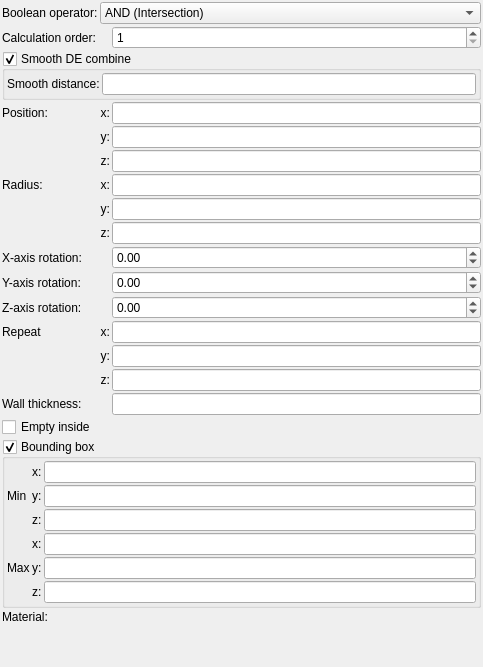
<?xml version="1.0" encoding="UTF-8"?>
<ui version="4.0">
 <class>Form</class>
 <widget class="QWidget" name="Form">
  <property name="geometry">
   <rect>
    <x>0</x>
    <y>0</y>
    <width>483</width>
    <height>667</height>
   </rect>
  </property>
  <property name="windowTitle">
   <string>Form</string>
  </property>
  <layout class="QVBoxLayout" name="verticalLayout">
   <property name="spacing">
    <number>2</number>
   </property>
   <property name="leftMargin">
    <number>2</number>
   </property>
   <property name="topMargin">
    <number>2</number>
   </property>
   <property name="rightMargin">
    <number>2</number>
   </property>
   <property name="bottomMargin">
    <number>2</number>
   </property>
   <item>
    <layout class="QGridLayout" name="gridLayout">
     <property name="spacing">
      <number>2</number>
     </property>
     <item row="14" column="2">
      <widget class="MyLineEdit" name="vect3_repeat_z">
       <property name="sizePolicy">
        <sizepolicy hsizetype="Expanding" vsizetype="Maximum">
         <horstretch>0</horstretch>
         <verstretch>0</verstretch>
        </sizepolicy>
       </property>
      </widget>
     </item>
     <item row="2" column="0" colspan="3">
      <widget class="MyGroupBox" name="groupCheck_smooth_de_combine_enable">
       <property name="title">
        <string>Smooth DE combine</string>
       </property>
       <property name="checkable">
        <bool>true</bool>
       </property>
       <layout class="QGridLayout" name="gridLayout_4">
        <property name="leftMargin">
         <number>2</number>
        </property>
        <property name="topMargin">
         <number>2</number>
        </property>
        <property name="rightMargin">
         <number>2</number>
        </property>
        <property name="bottomMargin">
         <number>2</number>
        </property>
        <property name="spacing">
         <number>2</number>
        </property>
        <item row="0" column="0">
         <widget class="QLabel" name="label_306">
          <property name="text">
           <string>Smooth distance:</string>
          </property>
          <property name="wordWrap">
           <bool>true</bool>
          </property>
         </widget>
        </item>
        <item row="0" column="1">
         <widget class="MyLineEdit" name="logedit_smooth_de_combine_distance">
          <property name="sizePolicy">
           <sizepolicy hsizetype="Expanding" vsizetype="Maximum">
            <horstretch>0</horstretch>
            <verstretch>0</verstretch>
           </sizepolicy>
          </property>
         </widget>
        </item>
       </layout>
      </widget>
     </item>
     <item row="3" column="2">
      <widget class="MyLineEdit" name="vect3_position_x">
       <property name="sizePolicy">
        <sizepolicy hsizetype="Expanding" vsizetype="Maximum">
         <horstretch>0</horstretch>
         <verstretch>0</verstretch>
        </sizepolicy>
       </property>
      </widget>
     </item>
     <item row="4" column="1">
      <widget class="QLabel" name="label_12">
       <property name="text">
        <string>y:</string>
       </property>
       <property name="alignment">
        <set>Qt::AlignRight|Qt::AlignTrailing|Qt::AlignVCenter</set>
       </property>
      </widget>
     </item>
     <item row="0" column="0">
      <widget class="QLabel" name="label_21">
       <property name="text">
        <string>Boolean operator:</string>
       </property>
       <property name="wordWrap">
        <bool>true</bool>
       </property>
      </widget>
     </item>
     <item row="1" column="2">
      <widget class="MySpinBox" name="spinboxInt_calculation_order">
       <property name="sizePolicy">
        <sizepolicy hsizetype="Minimum" vsizetype="Maximum">
         <horstretch>0</horstretch>
         <verstretch>0</verstretch>
        </sizepolicy>
       </property>
       <property name="toolTip">
        <string>&lt;html&gt;&lt;head/&gt;&lt;body&gt;&lt;p&gt;Order of calculation boolean operators. Object with lower number will be calculated first.&lt;/p&gt;&lt;/body&gt;&lt;/html&gt;</string>
       </property>
       <property name="minimum">
        <number>1</number>
       </property>
       <property name="maximum">
        <number>9999</number>
       </property>
      </widget>
     </item>
     <item row="14" column="1">
      <widget class="QLabel" name="label_repeat_z_2">
       <property name="text">
        <string>z:</string>
       </property>
       <property name="alignment">
        <set>Qt::AlignRight|Qt::AlignTrailing|Qt::AlignVCenter</set>
       </property>
      </widget>
     </item>
     <item row="3" column="1">
      <widget class="QLabel" name="label_11">
       <property name="text">
        <string>x:</string>
       </property>
       <property name="alignment">
        <set>Qt::AlignRight|Qt::AlignTrailing|Qt::AlignVCenter</set>
       </property>
      </widget>
     </item>
     <item row="13" column="1">
      <widget class="QLabel" name="label_repeat_y_2">
       <property name="text">
        <string>y:</string>
       </property>
       <property name="alignment">
        <set>Qt::AlignRight|Qt::AlignTrailing|Qt::AlignVCenter</set>
       </property>
      </widget>
     </item>
     <item row="15" column="2">
      <widget class="MyLineEdit" name="logedit_wall_thickness">
       <property name="sizePolicy">
        <sizepolicy hsizetype="Expanding" vsizetype="Maximum">
         <horstretch>0</horstretch>
         <verstretch>0</verstretch>
        </sizepolicy>
       </property>
      </widget>
     </item>
     <item row="19" column="0">
      <widget class="QLabel" name="label_20">
       <property name="text">
        <string>Material:</string>
       </property>
      </widget>
     </item>
     <item row="5" column="2">
      <widget class="MyLineEdit" name="vect3_position_z">
       <property name="sizePolicy">
        <sizepolicy hsizetype="Expanding" vsizetype="Maximum">
         <horstretch>0</horstretch>
         <verstretch>0</verstretch>
        </sizepolicy>
       </property>
      </widget>
     </item>
     <item row="6" column="0">
      <widget class="QLabel" name="label_7">
       <property name="text">
        <string>Radius:</string>
       </property>
      </widget>
     </item>
     <item row="11" column="2">
      <widget class="MyDoubleSpinBox" name="spinboxd3_rotation_z">
       <property name="sizePolicy">
        <sizepolicy hsizetype="Minimum" vsizetype="Maximum">
         <horstretch>0</horstretch>
         <verstretch>0</verstretch>
        </sizepolicy>
       </property>
       <property name="prefix">
        <string/>
       </property>
       <property name="suffix">
        <string/>
       </property>
       <property name="decimals">
        <number>2</number>
       </property>
       <property name="minimum">
        <double>-36000.000000000000000</double>
       </property>
       <property name="maximum">
        <double>36000.000000000000000</double>
       </property>
       <property name="singleStep">
        <double>0.100000000000000</double>
       </property>
      </widget>
     </item>
     <item row="19" column="1" colspan="2">
      <widget class="cMaterialSelector" name="materialselector_material_id" native="true">
       <property name="sizePolicy">
        <sizepolicy hsizetype="Preferred" vsizetype="Minimum">
         <horstretch>0</horstretch>
         <verstretch>0</verstretch>
        </sizepolicy>
       </property>
      </widget>
     </item>
     <item row="10" column="0">
      <widget class="QLabel" name="label_y_rotation">
       <property name="text">
        <string>Y-axis rotation:</string>
       </property>
      </widget>
     </item>
     <item row="7" column="1">
      <widget class="QLabel" name="label_15">
       <property name="text">
        <string>y:</string>
       </property>
       <property name="alignment">
        <set>Qt::AlignRight|Qt::AlignTrailing|Qt::AlignVCenter</set>
       </property>
      </widget>
     </item>
     <item row="17" column="0" colspan="3">
      <widget class="MyGroupBox" name="groupCheck_limits_enable">
       <property name="title">
        <string>Bounding box</string>
       </property>
       <property name="checkable">
        <bool>true</bool>
       </property>
       <layout class="QGridLayout" name="gridLayout_5">
        <property name="leftMargin">
         <number>2</number>
        </property>
        <property name="topMargin">
         <number>2</number>
        </property>
        <property name="rightMargin">
         <number>2</number>
        </property>
        <property name="bottomMargin">
         <number>2</number>
        </property>
        <property name="spacing">
         <number>2</number>
        </property>
        <item row="1" column="3">
         <widget class="MyLineEdit" name="vect3_limits_min_y">
          <property name="sizePolicy">
           <sizepolicy hsizetype="Expanding" vsizetype="Maximum">
            <horstretch>0</horstretch>
            <verstretch>0</verstretch>
           </sizepolicy>
          </property>
         </widget>
        </item>
        <item row="0" column="2">
         <widget class="QLabel" name="label_308">
          <property name="text">
           <string>x:</string>
          </property>
          <property name="wordWrap">
           <bool>true</bool>
          </property>
         </widget>
        </item>
        <item row="1" column="2">
         <widget class="QLabel" name="label_309">
          <property name="text">
           <string>y:</string>
          </property>
          <property name="wordWrap">
           <bool>true</bool>
          </property>
         </widget>
        </item>
        <item row="3" column="3">
         <widget class="MyLineEdit" name="vect3_limits_max_x">
          <property name="sizePolicy">
           <sizepolicy hsizetype="Expanding" vsizetype="Maximum">
            <horstretch>0</horstretch>
            <verstretch>0</verstretch>
           </sizepolicy>
          </property>
         </widget>
        </item>
        <item row="4" column="3">
         <widget class="MyLineEdit" name="vect3_limits_max_y">
          <property name="sizePolicy">
           <sizepolicy hsizetype="Expanding" vsizetype="Maximum">
            <horstretch>0</horstretch>
            <verstretch>0</verstretch>
           </sizepolicy>
          </property>
         </widget>
        </item>
        <item row="0" column="3">
         <widget class="MyLineEdit" name="vect3_limits_min_x">
          <property name="sizePolicy">
           <sizepolicy hsizetype="Expanding" vsizetype="Maximum">
            <horstretch>0</horstretch>
            <verstretch>0</verstretch>
           </sizepolicy>
          </property>
         </widget>
        </item>
        <item row="1" column="1">
         <widget class="QLabel" name="label_307">
          <property name="text">
           <string>Min</string>
          </property>
          <property name="wordWrap">
           <bool>true</bool>
          </property>
         </widget>
        </item>
        <item row="2" column="3">
         <widget class="MyLineEdit" name="vect3_limits_min_z">
          <property name="sizePolicy">
           <sizepolicy hsizetype="Expanding" vsizetype="Maximum">
            <horstretch>0</horstretch>
            <verstretch>0</verstretch>
           </sizepolicy>
          </property>
         </widget>
        </item>
        <item row="2" column="2">
         <widget class="QLabel" name="label_310">
          <property name="text">
           <string>z:</string>
          </property>
          <property name="wordWrap">
           <bool>true</bool>
          </property>
         </widget>
        </item>
        <item row="5" column="3">
         <widget class="MyLineEdit" name="vect3_limits_max_z">
          <property name="sizePolicy">
           <sizepolicy hsizetype="Expanding" vsizetype="Maximum">
            <horstretch>0</horstretch>
            <verstretch>0</verstretch>
           </sizepolicy>
          </property>
         </widget>
        </item>
        <item row="4" column="1">
         <widget class="QLabel" name="label_311">
          <property name="text">
           <string>Max</string>
          </property>
          <property name="wordWrap">
           <bool>true</bool>
          </property>
         </widget>
        </item>
        <item row="3" column="2">
         <widget class="QLabel" name="label_312">
          <property name="text">
           <string>x:</string>
          </property>
          <property name="wordWrap">
           <bool>true</bool>
          </property>
         </widget>
        </item>
        <item row="4" column="2">
         <widget class="QLabel" name="label_313">
          <property name="text">
           <string>y:</string>
          </property>
          <property name="wordWrap">
           <bool>true</bool>
          </property>
         </widget>
        </item>
        <item row="5" column="2">
         <widget class="QLabel" name="label_314">
          <property name="text">
           <string>z:</string>
          </property>
          <property name="wordWrap">
           <bool>true</bool>
          </property>
         </widget>
        </item>
       </layout>
      </widget>
     </item>
     <item row="11" column="0">
      <widget class="QLabel" name="label_z_rotation">
       <property name="text">
        <string>Z-axis rotation:</string>
       </property>
      </widget>
     </item>
     <item row="9" column="2">
      <widget class="MyDoubleSpinBox" name="spinboxd3_rotation_x">
       <property name="sizePolicy">
        <sizepolicy hsizetype="Minimum" vsizetype="Maximum">
         <horstretch>0</horstretch>
         <verstretch>0</verstretch>
        </sizepolicy>
       </property>
       <property name="prefix">
        <string/>
       </property>
       <property name="suffix">
        <string/>
       </property>
       <property name="decimals">
        <number>2</number>
       </property>
       <property name="minimum">
        <double>-36000.000000000000000</double>
       </property>
       <property name="maximum">
        <double>36000.000000000000000</double>
       </property>
       <property name="singleStep">
        <double>0.100000000000000</double>
       </property>
      </widget>
     </item>
     <item row="10" column="2">
      <widget class="MyDoubleSpinBox" name="spinboxd3_rotation_y">
       <property name="sizePolicy">
        <sizepolicy hsizetype="Minimum" vsizetype="Maximum">
         <horstretch>0</horstretch>
         <verstretch>0</verstretch>
        </sizepolicy>
       </property>
       <property name="prefix">
        <string/>
       </property>
       <property name="suffix">
        <string/>
       </property>
       <property name="decimals">
        <number>2</number>
       </property>
       <property name="minimum">
        <double>-36000.000000000000000</double>
       </property>
       <property name="maximum">
        <double>36000.000000000000000</double>
       </property>
       <property name="singleStep">
        <double>0.100000000000000</double>
       </property>
      </widget>
     </item>
     <item row="12" column="1">
      <widget class="QLabel" name="label_repeat_x_2">
       <property name="text">
        <string>x:</string>
       </property>
       <property name="alignment">
        <set>Qt::AlignRight|Qt::AlignTrailing|Qt::AlignVCenter</set>
       </property>
      </widget>
     </item>
     <item row="3" column="0">
      <widget class="QLabel" name="label_10">
       <property name="text">
        <string>Position:</string>
       </property>
      </widget>
     </item>
     <item row="7" column="2">
      <widget class="MyLineEdit" name="vect3_size_y">
       <property name="sizePolicy">
        <sizepolicy hsizetype="Expanding" vsizetype="Maximum">
         <horstretch>0</horstretch>
         <verstretch>0</verstretch>
        </sizepolicy>
       </property>
      </widget>
     </item>
     <item row="12" column="0">
      <widget class="QLabel" name="label_2">
       <property name="text">
        <string>Repeat</string>
       </property>
      </widget>
     </item>
     <item row="0" column="1" colspan="2">
      <widget class="MyComboBox" name="comboBox_boolean_operator">
       <property name="sizePolicy">
        <sizepolicy hsizetype="Preferred" vsizetype="Preferred">
         <horstretch>0</horstretch>
         <verstretch>0</verstretch>
        </sizepolicy>
       </property>
       <item>
        <property name="text">
         <string>AND (Intersection)</string>
        </property>
       </item>
       <item>
        <property name="text">
         <string>OR (Union)</string>
        </property>
       </item>
       <item>
        <property name="text">
         <string>SUB (Complement)</string>
        </property>
       </item>
       <item>
        <property name="text">
         <string>rev SUB (B-A)</string>
        </property>
       </item>
      </widget>
     </item>
     <item row="16" column="0" colspan="3">
      <widget class="MyCheckBox" name="checkBox_empty">
       <property name="sizePolicy">
        <sizepolicy hsizetype="Minimum" vsizetype="Maximum">
         <horstretch>0</horstretch>
         <verstretch>0</verstretch>
        </sizepolicy>
       </property>
       <property name="text">
        <string>Empty inside</string>
       </property>
      </widget>
     </item>
     <item row="8" column="2">
      <widget class="MyLineEdit" name="vect3_size_z">
       <property name="sizePolicy">
        <sizepolicy hsizetype="Expanding" vsizetype="Maximum">
         <horstretch>0</horstretch>
         <verstretch>0</verstretch>
        </sizepolicy>
       </property>
      </widget>
     </item>
     <item row="1" column="0">
      <widget class="QLabel" name="label_22">
       <property name="text">
        <string>Calculation order:</string>
       </property>
       <property name="wordWrap">
        <bool>true</bool>
       </property>
      </widget>
     </item>
     <item row="9" column="0">
      <widget class="QLabel" name="label_x_rotation">
       <property name="text">
        <string>X-axis rotation:</string>
       </property>
      </widget>
     </item>
     <item row="6" column="1">
      <widget class="QLabel" name="label_14">
       <property name="text">
        <string>x:</string>
       </property>
       <property name="alignment">
        <set>Qt::AlignRight|Qt::AlignTrailing|Qt::AlignVCenter</set>
       </property>
      </widget>
     </item>
     <item row="6" column="2">
      <widget class="MyLineEdit" name="vect3_size_x">
       <property name="sizePolicy">
        <sizepolicy hsizetype="Expanding" vsizetype="Maximum">
         <horstretch>0</horstretch>
         <verstretch>0</verstretch>
        </sizepolicy>
       </property>
      </widget>
     </item>
     <item row="4" column="2">
      <widget class="MyLineEdit" name="vect3_position_y">
       <property name="sizePolicy">
        <sizepolicy hsizetype="Expanding" vsizetype="Maximum">
         <horstretch>0</horstretch>
         <verstretch>0</verstretch>
        </sizepolicy>
       </property>
      </widget>
     </item>
     <item row="12" column="2">
      <widget class="MyLineEdit" name="vect3_repeat_x">
       <property name="sizePolicy">
        <sizepolicy hsizetype="Expanding" vsizetype="Maximum">
         <horstretch>0</horstretch>
         <verstretch>0</verstretch>
        </sizepolicy>
       </property>
      </widget>
     </item>
     <item row="5" column="1">
      <widget class="QLabel" name="label_13">
       <property name="text">
        <string>z:</string>
       </property>
       <property name="alignment">
        <set>Qt::AlignRight|Qt::AlignTrailing|Qt::AlignVCenter</set>
       </property>
      </widget>
     </item>
     <item row="13" column="2">
      <widget class="MyLineEdit" name="vect3_repeat_y">
       <property name="sizePolicy">
        <sizepolicy hsizetype="Expanding" vsizetype="Maximum">
         <horstretch>0</horstretch>
         <verstretch>0</verstretch>
        </sizepolicy>
       </property>
      </widget>
     </item>
     <item row="8" column="1">
      <widget class="QLabel" name="label_16">
       <property name="text">
        <string>z:</string>
       </property>
       <property name="alignment">
        <set>Qt::AlignRight|Qt::AlignTrailing|Qt::AlignVCenter</set>
       </property>
      </widget>
     </item>
     <item row="15" column="0">
      <widget class="QLabel" name="label_3">
       <property name="text">
        <string>Wall thickness:</string>
       </property>
      </widget>
     </item>
    </layout>
   </item>
   <item>
    <spacer name="verticalSpacer">
     <property name="orientation">
      <enum>Qt::Vertical</enum>
     </property>
     <property name="sizeHint" stdset="0">
      <size>
       <width>20</width>
       <height>40</height>
      </size>
     </property>
    </spacer>
   </item>
  </layout>
 </widget>
 <customwidgets>
  <customwidget>
   <class>MyDoubleSpinBox</class>
   <extends>QDoubleSpinBox</extends>
   <header>my_double_spin_box.h</header>
  </customwidget>
  <customwidget>
   <class>MyCheckBox</class>
   <extends>QCheckBox</extends>
   <header>my_check_box.h</header>
  </customwidget>
  <customwidget>
   <class>MyLineEdit</class>
   <extends>QLineEdit</extends>
   <header>my_line_edit.h</header>
  </customwidget>
  <customwidget>
   <class>cMaterialSelector</class>
   <extends>QWidget</extends>
   <header>material_selector.h</header>
   <container>1</container>
  </customwidget>
  <customwidget>
   <class>MyComboBox</class>
   <extends>QComboBox</extends>
   <header>my_combo_box.h</header>
  </customwidget>
  <customwidget>
   <class>MySpinBox</class>
   <extends>QSpinBox</extends>
   <header>my_spin_box.h</header>
  </customwidget>
  <customwidget>
   <class>MyGroupBox</class>
   <extends>QGroupBox</extends>
   <header>my_group_box.h</header>
   <container>1</container>
  </customwidget>
 </customwidgets>
 <tabstops>
  <tabstop>vect3_position_x</tabstop>
  <tabstop>vect3_position_y</tabstop>
  <tabstop>vect3_position_z</tabstop>
  <tabstop>vect3_size_x</tabstop>
  <tabstop>vect3_repeat_x</tabstop>
  <tabstop>vect3_repeat_y</tabstop>
  <tabstop>vect3_repeat_z</tabstop>
 </tabstops>
 <resources/>
 <connections/>
</ui>
